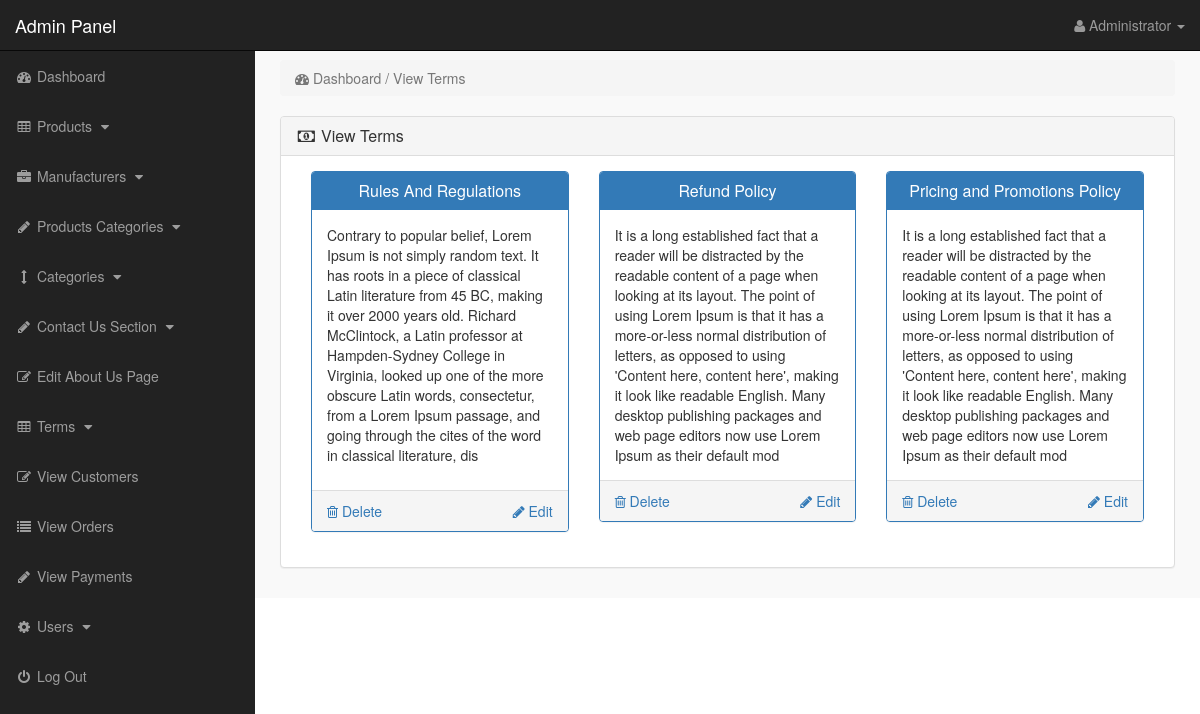
Page /admin_area/index.php?view_terms (signed in) on the committed database.
### tables this page shows
CREATE TABLE `terms` (
  `term_id` int(10) NOT NULL,
  `term_title` varchar(100) NOT NULL,
  `term_link` varchar(100) NOT NULL,
  `term_desc` text NOT NULL
);

### admin_area/view_terms.php (the view)
<?php
if(!isset($_SESSION['admin_email'])){
echo "<script>window.open('login.php','_self')</script>";
}
else {
?>
<div class="row">
<div class="col-lg-12">
<ol class="breadcrumb" >
<li class="active" >
<i class="fa fa-dashboard"></i> Dashboard / View Terms
</li>
</ol>
</div>
</div>
<div class="row">
<div class="col-lg-12">
<div class="panel panel-default">
<div class="panel-heading">
<h3 class="panel-title">
<i class="fa fa-money fa-fw"></i> View Terms
</h3>
</div>
<div class="panel-body">
<?php
$get_terms = "select * from terms";
$run_terms = mysqli_query($con,$get_terms);
while($row_terms = mysqli_fetch_array($run_terms)){
$term_id = $row_terms['term_id'];
$term_title = $row_terms['term_title'];
$term_desc = substr($row_terms['term_desc'],0,400);
?>
<div class="col-lg-4 col-md-4">
<div class="panel panel-primary">
<div class="panel-heading">
<h3 class="panel-title" align="center">
<?php echo $term_title; ?>
</h3>
</div>
<div class="panel-body">
<?php echo $term_desc; ?>
</div>
<div class="panel-footer">
<a href="index.php?delete_term=<?php echo $term_id; ?>" class="pull-left">
<i class="fa fa-trash-o"></i> Delete
</a>
<a href="index.php?edit_term=<?php echo $term_id; ?>" class="pull-right">
<i class="fa fa-pencil"></i> Edit
</a>
<div class="clearfix"> </div>
</div>
</div>
</div>
<?php } ?>
</div>
</div>
</div>
</div>
<?php } ?>

### admin_area/includes/sidebar.php (shortened to what this page needs)
<?php
if(!isset($_SESSION['admin_email'])){
echo "<script>window.open('login.php','_self')</script>";
}
else {
?>
<nav class="navbar navbar-inverse navbar-fixed-top" >
<div class="navbar-header" >
<a class="navbar-brand" href="index.php?dashboard" >Admin Panel</a>
</div>
<ul class="nav navbar-right top-nav" >
<li class="dropdown" >
<a href="#" class="dropdown-toggle" data-toggle="dropdown" >
<i class="fa fa-user" ></i>
<?php echo $admin_name; ?> <b class="caret" ></b>
</a>
</li>
</ul>
<div class="collapse navbar-collapse navbar-ex1-collapse">
<ul class="nav navbar-nav side-nav">
<li>
<a href="index.php?dashboard">
<i class="fa fa-fw fa-dashboard"></i> Dashboard
</a>
</li>
<li>
<a href="#" data-toggle="collapse" data-target="#products">
<i class="fa fa-fw fa-table"></i> Products
<i class="fa fa-fw fa-caret-down"></i>
</a>
</li>
<li>
<a href="#" data-toggle="collapse" data-target="#manufacturers">
<i class="fa fa-fw fa-briefcase"></i> Manufacturers
<i class="fa fa-fw fa-caret-down"></i>
</a>
</li>
<li>
<a href="#" data-toggle="collapse" data-target="#p_cat">
<i class="fa fa-fw fa-pencil"></i> Products Categories
<i class="fa fa-fw fa-caret-down"></i>
</a>
</li>
<li>
<a href="#" data-toggle="collapse" data-target="#cat">
<i class="fa fa-fw fa-arrows-v"></i> Categories
<i class="fa fa-fw fa-caret-down"></i>
</a>
</li>
<li>
<a href="#" data-toggle="collapse" data-target="#contact_us">
<i class="fa fa-fw fa-pencil"> </i> Contact Us Section
<i class="fa fa-fw fa-caret-down"></i>
</a>
</li>
<li>
<a href="index.php?edit_about_us">
<i class="fa fa-fw fa-edit"></i> Edit About Us Page
</a>
</li>
<li>
<a href="#" data-toggle="collapse" data-target="#terms" >
<i class="fa fa-fw fa-table"></i> Terms
<i class="fa fa-fw fa-caret-down"></i>
</a>
</li>
<li>
<a href="index.php?view_customers">
<i class="fa fa-fw fa-edit"></i> View Customers
</a>
</li>
<li>
<a href="index.php?view_orders">
<i class="fa fa-fw fa-list"></i> View Orders
</a>
</li>
<li>
<a href="index.php?view_payments">
<i class="fa fa-fw fa-pencil"></i> View Payments
</a>
</li>
<li>
<a href="#" data-toggle="collapse" data-target="#users">
<i class="fa fa-fw fa-gear"></i> Users
<i class="fa fa-fw fa-caret-down"></i>
</a>
</li>
<li>
<a href="logout.php">
<i class="fa fa-fw fa-power-off"></i> Log Out
</a>
</li>
</ul>
</div>
</nav>
<?php } ?>

### admin_area/css/style.css (style rules this page uses)
body { margin-top:100px; }
@media (min-width: 768px) { body { margin-top:50px; } }
.top-nav { padding:0 15px; }
.top-nav>li { display:inline-block; float:left; }
.top-nav>li>a { padding-top:15px; padding-bottom:15px; line-height:20px; color:#999; }
@media (min-width: 768px) { .side-nav { position:fixed; top:51px; width:255px; border-radius:0; overflow-y:auto; background-color: #222; bottom:0; overflow-x:hidden; padding-bottom:40px; } }
@media (min-width: 768px) { .side-nav>li>a { width:255px; } }
.panel-body { border-radius:5px; }

### rows in the picture
terms: term_title "Rules And Regulations", term_desc "Contrary to popular belief, Lorem Ipsum is not simply random text. It has roots in a piece of classical Latin literature from 45 BC, making it over 2000 years old. Richard McClintock, a Latin professor at Hampden-Sydney College in Virginia, looked up one of the more obscure Latin words, consectetur, from a Lorem Ipsum passage, and going through the cites of the word in classical literature, dis"
terms: term_title "Refund Policy", term_desc "It is a long established fact that a reader will be distracted by the readable content of a page when looking at its layout. The point of using Lorem Ipsum is that it has a more-or-less normal distribution of letters, as opposed to using 'Content here, content here', making it look like readable English. Many desktop publishing packages and web page editors now use Lorem Ipsum as their default mod"
terms: term_title "Pricing and Promotions Policy", term_desc "It is a long established fact that a reader will be distracted by the readable content of a page when looking at its layout. The point of using Lorem Ipsum is that it has a more-or-less normal distribution of letters, as opposed to using 'Content here, content here', making it look like readable English. Many desktop publishing packages and web page editors now use Lorem Ipsum as their default mod"

### other values in the picture
$admin_name "Administrator"
